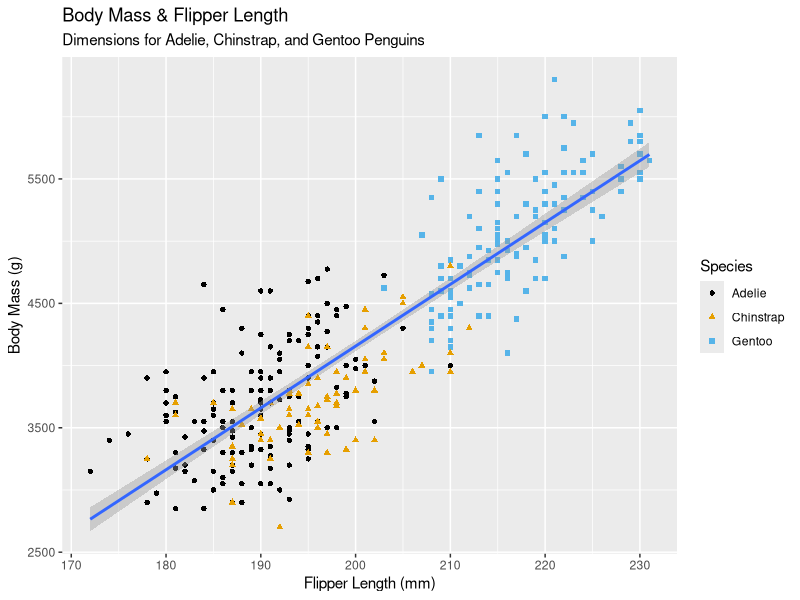

The R script that drew this image:
library(tidyverse)
library(palmerpenguins)
library(ggthemes)
palmerpenguins::penguins
view(penguins)
?penguins
ggplot(
  data = penguins,
  mapping = aes(x = flipper_length_mm, y = body_mass_g)
  ) +
  geom_point(mapping = aes(color = species, shape = species)) +
  geom_smooth(method = "lm") +
  labs( 
  title = "Body Mass & Flipper Length",
  subtitle = "Dimensions for Adelie, Chinstrap, and Gentoo Penguins",
  x = "Flipper Length (mm)", y = "Body Mass (g)",
  color = "Species", shape = "Species"
) +
  scale_color_colorblind()

